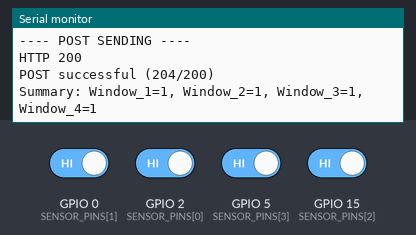
The sketch below on a simulated ESP8266 (NodeMCU). Parts: the last lines printed to the serial monitor. Inputs (shaded band) come from the test bench; at power-on: GPIO 0 (SENSOR_PINS[1]), GPIO 2 (SENSOR_PINS[0]), GPIO 5 (SENSOR_PINS[3]), GPIO 15 (SENSOR_PINS[2]) HIGH. WiFi joins after 1.5 s; servers stay silent unless stated; uploads are accepted with an empty reply.

Above: at 2.7 s.
2.8 s: GPIO 0 (SENSOR_PINS[1]) driven LOW
At 3.05 s:
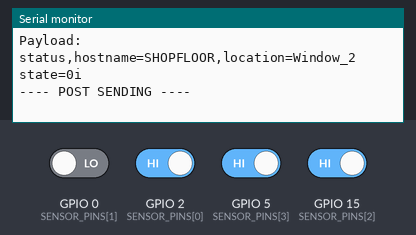
4.3 s: GPIO 2 (SENSOR_PINS[0]) driven LOW
At 5.5 s:
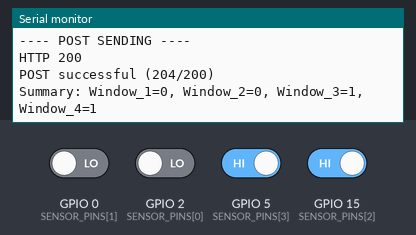
5.8 s: GPIO 5 (SENSOR_PINS[3]) driven LOW
At 8.6 s:
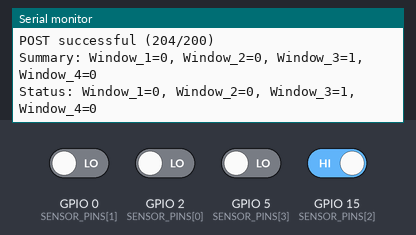
8.8 s: GPIO 15 (SENSOR_PINS[2]) driven LOW
At 9.6 s:
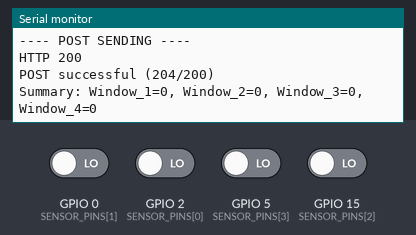
10.3 s: GPIO 0 (SENSOR_PINS[1]) driven HIGH
At 11.5 s:
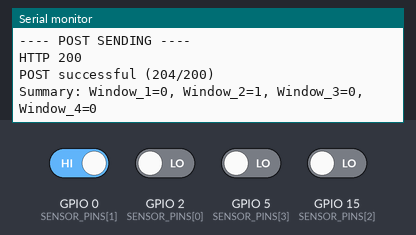
11.8 s: GPIO 2 (SENSOR_PINS[0]) driven HIGH
At 12.5 s:
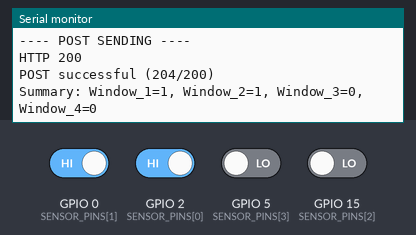
Timing chart, 0 to 14.3 s (numbered marks = the images above; inputs shaded):
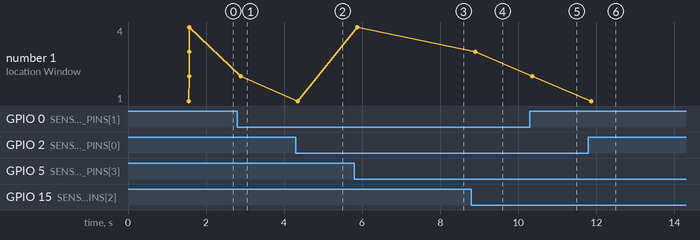

The sketch:

Window_Open_Status_ver2.ino
```cpp
// Multi-sensor -> InfluxDB v1 (batched posts, per-sensor mapping, debounce, clean serial)
// Works on ESP8266 (LOLIN D1 mini Pro) and ESP32 (portable includes)

// Multi-sensor -> InfluxDB v1 (clean output, explicit per-sensor mapping, batched posts)
// For ESP8266 (LOLIN D1 mini Pro) or ESP32

// Multi-sensor -> InfluxDB v1 (4 sensors)
// Supports ESP8266 and ESP32 (select correct board in Arduino IDE)
// - Debounce per sensor
// - Per-sensor mapping (closed -> configured value)
// - Batched POST (one HTTP call containing multiple line-protocol lines)
// - Only sends changed sensors or heartbeat

/********************************************************************************
  4-sensor ESP -> InfluxDB v1 writer (complete .ino)
  - Compatible with ESP8266 (LOLIN D1 mini Pro / NodeMCU) and ESP32
  - Reads 4 magnetic/reed switches, debounces them independently
  - Per-sensor mapping: configure what GPIO level means "closed" and what value
    should be written to Influx when CLOSED (0 or 1)
  - Batches multiple sensor writes into a single HTTP POST (one line per sensor)
  - Sends only when a sensor changed OR when the sensor heartbeat interval elapsed
  - Clean, compact Serial output for debugging
  - IMPORTANT: Edit WIFI_SSID, WIFI_PASS, INFLUX_HOST, INFLUX_DB as needed
********************************************************************************/

/* Board selection & includes */
#if defined(ESP8266)
  #include <ESP8266WiFi.h>
  #include <ESP8266HTTPClient.h>
  #include <ESP8266WiFiMulti.h>
  ESP8266WiFiMulti wifiMulti;
#elif defined(ESP32)
  #include <WiFi.h>
  #include <HTTPClient.h>
  #include <WiFiMulti.h>
  WiFiMulti wifiMulti;
#else
  #error "Unsupported board — define ESP8266 or ESP32 in your board manager"
#endif

#include <WiFiClient.h>

/* ========================= USER CONFIGURATION ============================== */
// WiFi credentials
#define WIFI_SSID    "Sensor monitoring"
#define WIFI_PASS    "Bl@ckAngel@2023"

// InfluxDB v1 settings (CentOS server)
const char* INFLUX_HOST = "172.25.1.15";   // change to your InfluxDB host/IP
const uint16_t INFLUX_PORT = 8086;        // default v1 port
const char* INFLUX_DB = "window_monitoring"; // database must already exist

// Measurement / tags
const char* MEASUREMENT = "status";
const char* HOST_TAG = "SHOPFLOOR";

// Sensors configuration
const int NUM_SENSORS = 4;
// GPIO pins used for the 4 sensors (NodeMCU Dn numbering). Change if you wired differently.
const int SENSOR_PINS[NUM_SENSORS] = {2, 0, 15, 5};
const char* LOCATIONS[NUM_SENSORS] = {"Window_1", "Window_2", "Window_3", "Window_4"};

// Per-sensor physical mapping:
// rawClosedLevel: which raw logic level (HIGH/LOW) corresponds to the sensor being physically CLOSED.
// typical reed with INPUT_PULLUP -> CLOSED = LOW
// If your sensor is wired differently, set to HIGH for that sensor.
const int rawClosedLevel[NUM_SENSORS]      = {LOW, LOW, HIGH, HIGH};

// closedStateValue: what integer value should be written into Influx when the window is CLOSED.
// (0 or 1). For your spec:
// Window_1 closed -> 0
// Window_2 closed -> 0
// Window_3 closed -> 1
// Window_4 closed -> 1
const int closedStateValue[NUM_SENSORS]   = {0, 0, 1, 1};

// Timing & debounce
const unsigned long DEBOUNCE_MS   = 50UL;        // debounce window per sensor
const unsigned long HEARTBEAT_MS  = 30000UL;     // at least send each sensor once every 30s

/* ========================= END CONFIGURATION =============================== */

/* Runtime variables */
WiFiClient wifiClient;

int lastRaw[NUM_SENSORS];                // last raw read value for each pin
unsigned long lastChangeMs[NUM_SENSORS]; // last time raw value changed (for debounce)
int stableState[NUM_SENSORS];            // computed logical state (0 or 1) after mapping
int lastSentState[NUM_SENSORS];          // last state that was successfully sent (-1 = never sent)
unsigned long lastSentMs[NUM_SENSORS];   // last successful send time per sensor

/* Helper: build write URL */
String makeWriteURL() {
  return String("http://") + INFLUX_HOST + ":" + String(INFLUX_PORT) + "/write?db=" + INFLUX_DB;
}

/* Helper: build a line-protocol line for a sensor index */
String makeLineProtocol(int idx) {
  // measurement,hostname=...,location=... state=Ni
  String s = String(MEASUREMENT) + ",hostname=" + HOST_TAG + ",location=" + LOCATIONS[idx];
  s += " state=" + String(stableState[idx]) + "i";
  return s;
}

/* Send a multi-line payload (one line per included sensor) */
bool sendPayload(const String &payload) {
  if (WiFi.status() != WL_CONNECTED) {
    Serial.println("WiFi not connected -> cannot send");
    return false;
  }

  HTTPClient http;
  String url = makeWriteURL();

  Serial.println();
  Serial.println("---- POST START ----");
  Serial.print("POST ");
  Serial.println(url);
  Serial.println("Payload:");
  Serial.println(payload);
  Serial.println("---- POST SENDING ----");

  #if defined(ESP8266)
    http.begin(wifiClient, url); // ESP8266
  #else
    http.begin(url); // ESP32 sometimes prefers this overload
  #endif

  http.addHeader("Content-Type", "text/plain");
  int httpCode = http.POST(payload);

  if (httpCode > 0) {
    Serial.printf("HTTP %d\n", httpCode);
    if (httpCode == 204 || httpCode == 200) {
      http.end();
      Serial.println("POST successful (204/200)");
      return true;
    } else {
      String body = http.getString();
      Serial.print("Body: ");
      Serial.println(body);
      http.end();
      return false;
    }
  } else {
    Serial.print("HTTP POST failed: ");
    Serial.println(http.errorToString(httpCode));
    http.end();
    return false;
  }
}

/* Setup */
void setup() {
  Serial.begin(115200);
  delay(50);
  Serial.println();
  Serial.println("=== 4-sensor InfluxDB writer ===");

  // Initialize pins and runtime arrays
  unsigned long now = millis();
  for (int i = 0; i < NUM_SENSORS; ++i) {
    pinMode(SENSOR_PINS[i], INPUT_PULLUP); // using internal pull-up; change if necessary
    int r = digitalRead(SENSOR_PINS[i]);
    lastRaw[i] = r;
    lastChangeMs[i] = now;
    bool closed = (r == rawClosedLevel[i]);
    // stableState: value to write for current physical closed/open
    stableState[i] = closed ? closedStateValue[i] : (1 - closedStateValue[i]);
    lastSentState[i] = -1;    // not sent yet
    lastSentMs[i] = 0;
  }

  // Connect to WiFi (wifiMulti allows adding fallback networks)
  wifiMulti.addAP(WIFI_SSID, WIFI_PASS);
  Serial.print("Connecting to WiFi");
  unsigned long start = millis();
  while (wifiMulti.run() != WL_CONNECTED && millis() - start < 20000) {
    Serial.print(".");
    delay(500);
  }
  Serial.println();
  if (WiFi.status() == WL_CONNECTED) {
    Serial.print("WiFi connected, IP=");
    Serial.println(WiFi.localIP());
  } else {
    Serial.println("WiFi connect failed - check SSID/password or network");
  }

  Serial.println("Setup complete.");
}

/* Main loop */
void loop() {
  unsigned long now = millis();
  wifiMulti.run(); // keep WiFi alive / handle reconnection

  // Build payload lines for sensors that need to be sent (changed or heartbeat)
  String payload = "";
  bool include[NUM_SENSORS] = { false };
  bool anyToSend = false;

  for (int i = 0; i < NUM_SENSORS; ++i) {
    int raw = digitalRead(SENSOR_PINS[i]);

    // Debounce: update lastRaw and lastChangeMs on raw transitions
    if (raw != lastRaw[i]) {
      lastRaw[i] = raw;
      lastChangeMs[i] = now;
    }

    // If stable beyond debounce window, compute logical stable state
    if (now - lastChangeMs[i] >= DEBOUNCE_MS) {
      bool closedNow = (lastRaw[i] == rawClosedLevel[i]); // physical closed?
      int computedState = closedNow ? closedStateValue[i] : (1 - closedStateValue[i]);

      // update stableState if changed
      if (computedState != stableState[i]) {
        stableState[i] = computedState;
      }

      // decide if this sensor should be included in the outgoing payload:
      // include if it changed since last sent or if heartbeat elapsed
      if (stableState[i] != lastSentState[i] || (now - lastSentMs[i] >= HEARTBEAT_MS)) {
        if (payload.length() > 0) payload += "\n";
        payload += makeLineProtocol(i);
        include[i] = true;
        anyToSend = true;
      }
    }
  }

  if (anyToSend) {
    bool ok = sendPayload(payload);
    if (ok) {
      unsigned long sentAt = millis();
      // update last-sent state/time for included sensors
      for (int i = 0; i < NUM_SENSORS; ++i) {
        if (include[i]) {
          lastSentState[i] = stableState[i];
          lastSentMs[i] = sentAt;
        }
      }
      // print concise summary
      Serial.print("Summary:");
      for (int i = 0; i < NUM_SENSORS; ++i) {
        Serial.printf(" %s=%d", LOCATIONS[i], lastSentState[i] >= 0 ? lastSentState[i] : -1);
        if (i < NUM_SENSORS - 1) Serial.print(",");
      }
      Serial.println();
    } else {
      Serial.println("Send failed; will retry next cycle or heartbeat.");
    }
  } else {
    // No send required — print compact status periodically (every 8s)
    static unsigned long lastStatusMs = 0;
    if (now - lastStatusMs >= 8000UL) {
      Serial.print("Status:");
      for (int i = 0; i < NUM_SENSORS; ++i) {
        Serial.printf(" %s=%d", LOCATIONS[i], stableState[i]);
        if (i < NUM_SENSORS - 1) Serial.print(",");
      }
      Serial.println();
      lastStatusMs = now;
    }
  }

  // small delay to avoid busy-looping; keeps responsiveness high
  delay(50);
}
```

Measured:
- after the input at 2.8 s, the serial monitor: prints a new line after 0.09 s (image 1)
- after the input at 4.3 s, the serial monitor: prints a new line after 0.06 s (image 2)
- after the input at 5.8 s, the serial monitor: prints a new line after 0.07 s (image 3)
- after the input at 8.8 s, the serial monitor: prints a new line after 0.10 s (image 4)
- after the input at 10.3 s, the serial monitor: prints a new line after 0.06 s (image 5)
- after the input at 11.8 s, the serial monitor: prints a new line after 0.08 s (image 6)
